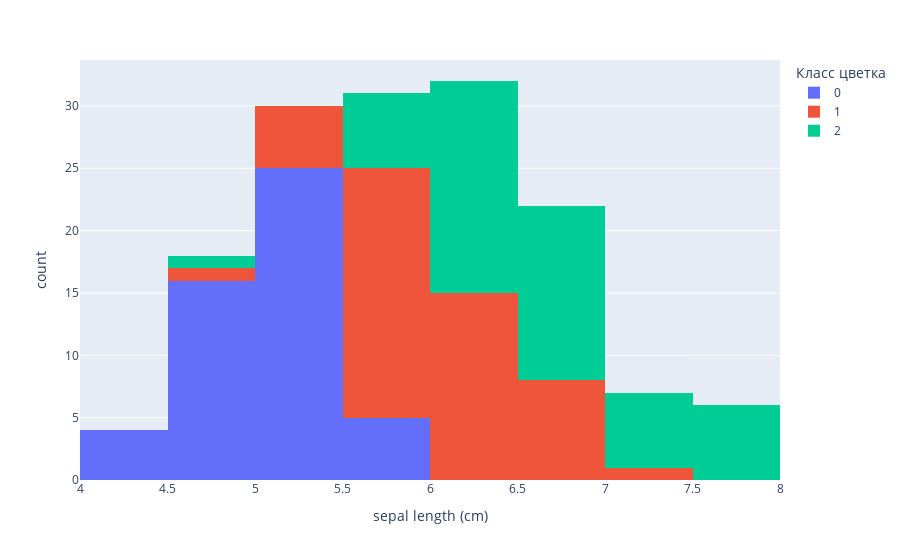

The code cell stored with this chart in its notebook:
### Markdown cell above
### Посмотрим на `plotly.express`

### Code cell
px.histogram(data_frame=iris_df,x='sepal length (cm)', color='Класс цветка')

### Figure 1 — Plotly figure (JSON) as saved in the notebook; plotly's stock layout.template omitted (floating-point values rounded to 4 significant figures)
{"data": [{"alignmentgroup": "True", "bingroup": "x", "hovertemplate": "Класс цветка=0<br>sepal length (cm)=%{x}<br>count=%{y}<extra></extra>", "legendgroup": "0", "marker": {"color": "#636efa", "pattern": {"shape": ""}}, "name": "0", "offsetgroup": "0", "orientation": "v", "showlegend": true, "type": "histogram", "x": [5.1, 4.9, 4.7, 4.6, 5, 5.4, 4.6, 5, 4.4, 4.9, 5.4, 4.8, 4.8, 4.3, 5.8, 5.7, 5.4, 5.1, 5.7, 5.1, 5.4, 5.1, 4.6, 5.1, 4.8, 5, 5, 5.2, 5.2, 4.7, 4.8, 5.4, 5.2, 5.5, 4.9, 5, 5.5, 4.9, 4.4, 5.1, 5, 4.5, 4.4, 5, 5.1, 4.8, 5.1, 4.6, 5.3, 5], "xaxis": "x", "yaxis": "y"}, {"alignmentgroup": "True", "bingroup": "x", "hovertemplate": "Класс цветка=1<br>sepal length (cm)=%{x}<br>count=%{y}<extra></extra>", "legendgroup": "1", "marker": {"color": "#EF553B", "pattern": {"shape": ""}}, "name": "1", "offsetgroup": "1", "orientation": "v", "showlegend": true, "type": "histogram", "x": [7, 6.4, 6.9, 5.5, 6.5, 5.7, 6.3, 4.9, 6.6, 5.2, 5, 5.9, 6, 6.1, 5.6, 6.7, 5.6, 5.8, 6.2, 5.6, 5.9, 6.1, 6.3, 6.1, 6.4, 6.6, 6.8, 6.7, 6, 5.7, 5.5, 5.5, 5.8, 6, 5.4, 6, 6.7, 6.3, 5.6, 5.5, 5.5, 6.1, 5.8, 5, 5.6, 5.7, 5.7, 6.2, 5.1, 5.7], "xaxis": "x", "yaxis": "y"}, {"alignmentgroup": "True", "bingroup": "x", "hovertemplate": "Класс цветка=2<br>sepal length (cm)=%{x}<br>count=%{y}<extra></extra>", "legendgroup": "2", "marker": {"color": "#00cc96", "pattern": {"shape": ""}}, "name": "2", "offsetgroup": "2", "orientation": "v", "showlegend": true, "type": "histogram", "x": [6.3, 5.8, 7.1, 6.3, 6.5, 7.6, 4.9, 7.3, 6.7, 7.2, 6.5, 6.4, 6.8, 5.7, 5.8, 6.4, 6.5, 7.7, 7.7, 6, 6.9, 5.6, 7.7, 6.3, 6.7, 7.2, 6.2, 6.1, 6.4, 7.2, 7.4, 7.9, 6.4, 6.3, 6.1, 7.7, 6.3, 6.4, 6, 6.9, 6.7, 6.9, 5.8, 6.8, 6.7, 6.7, 6.3, 6.5, 6.2, 5.9], "xaxis": "x", "yaxis": "y"}], "layout": {"barmode": "relative", "legend": {"title": {"text": "Класс цветка"}, "tracegroupgap": 0}, "margin": {"t": 60}, "xaxis": {"anchor": "y", "domain": [0, 1], "title": {"text": "sepal length (cm)"}}, "yaxis": {"anchor": "x", "domain": [0, 1], "title": {"text": "count"}}}}
